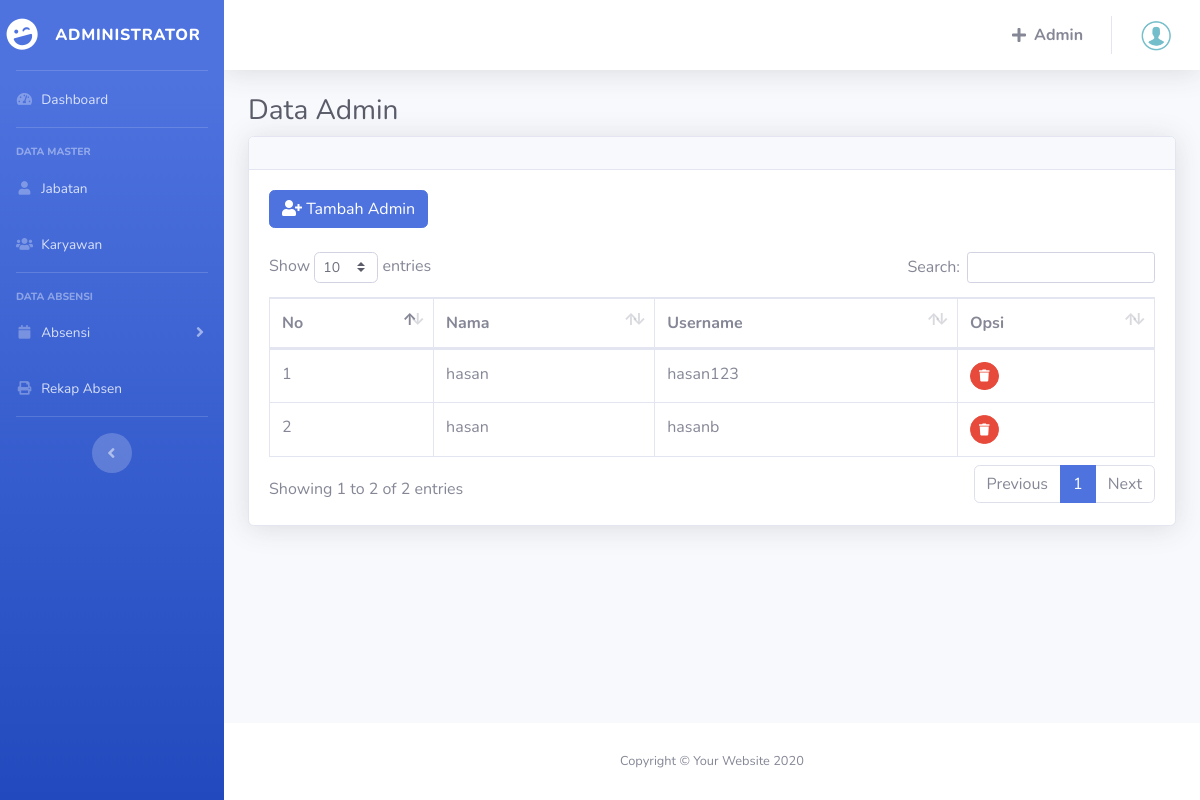
The app's page /admin/index.php with its own data.
### tables this page shows
CREATE TABLE `user` (
  `id_user` int(11) NOT NULL,
  `username` varchar(20) NOT NULL,
  `password` varchar(50) NOT NULL,
  `nama` varchar(200) NOT NULL,
  `role` enum('superadmin','admin') NOT NULL
);

### admin/index.php (the view, shortened to what this page needs)
<?php
include '../layout/header.php';
?>
<div class="container-fluid">
    <h1 class="h3 mb-2 text-gray-800">Data Admin</h1>
    <div class="card shadow mb-4">
        <div class="card-header py-3">
        </div>
        <div class="card-body">
            <a class="btn btn-primary" href="tambah.php"><i class=" fa fa-user-plus" aria-hidden="true"></i> Tambah Admin</a>
            <br><br>
            <div class="table-responsive">
                <table class="table table-bordered" id="dataTable" width="100%" cellspacing="0">
                    <thead>
                        <tr>
                            <th>No</th>
                            <th>Nama</th>
                            <th>Username</th>
                            <th>Opsi</th>
                        </tr>
                    </thead>
                    <tbody>
                        <?php
                        include '../config/koneksi.php';
                        $no = 1;
                        $data = mysqli_query($koneski, "SELECT * FROM user");
                        while ($value =  mysqli_fetch_array($data)) {
                        ?>
                            <tr>
                                <td><?php echo $no++; ?></td>
                                <td><?php echo $value['nama']; ?></td>
                                <td><?php echo $value['username']; ?></td>
                                <td>
                                    <a href="delete.php?id=<?= $value['id_user']; ?>" class="btn btn-danger btn-circle btn-sm" onclick="return confirm('Yakin ingin menghapus ?')">
                                        <i class=" fas fa-trash"></i>
                                    </a>
                                </td>
                            </tr>
                        <?php } ?>
                    </tbody>
                </table>
            </div>
        </div>
    </div>
</div>
<?php
include '../layout/footer.php' ?>

### records on screen
user: nama "hasan", username "hasan123"
user: nama "hasan", username "hasanb"
